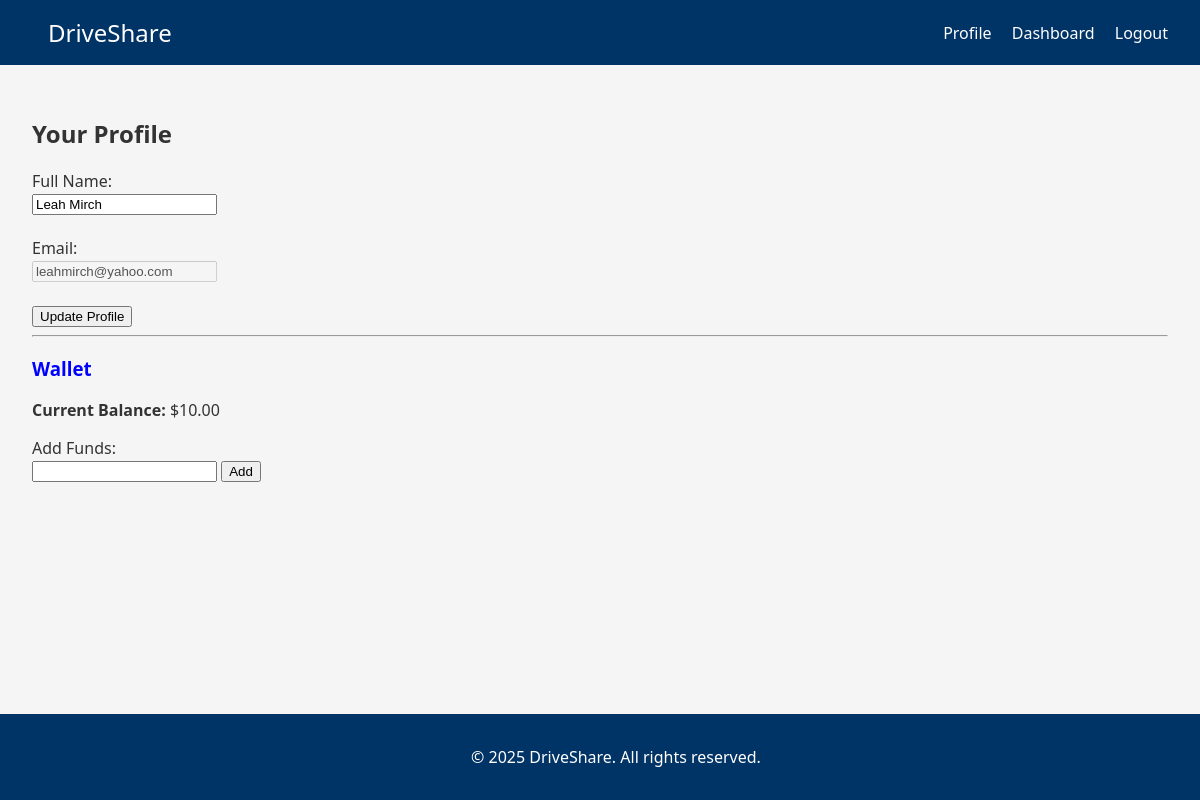
Screenshot of /profile (signed in) with the database file from the repository.
### tables this page shows
CREATE TABLE users (
                id INTEGER PRIMARY KEY AUTOINCREMENT,
                email TEXT UNIQUE NOT NULL,
                password TEXT NOT NULL,
                security_q1 TEXT NOT NULL,
                security_q2 TEXT NOT NULL,
                security_q3 TEXT NOT NULL,
                full_name TEXT,
                role TEXT DEFAULT 'user',
                balance REAL DEFAULT 0.0,
                created_at TIMESTAMP DEFAULT CURRENT_TIMESTAMP
            );

### routes.py (the view, shortened to what this page needs)
    @app.route("/profile", methods=["GET", "POST"])
    def profile():
        if not UserSession.get_instance().is_authenticated():
            flash("Please log in to view your profile.")
            return redirect(url_for("login"))
        user_id = UserSession.get_instance().user_id
        try:
            with sqlite3.connect("database.db") as conn:
                conn.row_factory = sqlite3.Row
                cursor = conn.cursor()
                cursor.execute("SELECT full_name, email, balance FROM users WHERE id = ?", (user_id,))
                user = cursor.fetchone()
                if not user:
                    flash("User not found.")
                    return redirect(url_for("dashboard"))
        except Exception as e:
            flash(f"Error retrieving profile: {str(e)}")
            return redirect(url_for("dashboard"))
        return render_template("profile.html", user=user)

### app.py (called while the page is built)
@app.context_processor
def inject_user_session():
    return dict(is_authenticated=UserSession.get_instance().is_authenticated())

### routes.py (called while the page is built)
    @staticmethod
    def get_instance():
        if UserSession._instance is None:
            UserSession()
        return UserSession._instance

    def is_authenticated(self):
        return self.user_id is not None

### templates/profile.html (shortened to what this page needs)
{% extends 'base.html' %}
{% block content %}
<h2>Your Profile</h2>
<form method="POST">
    <label>Full Name:</label><br>
    <input type="text" name="full_name" value="{{ user.full_name }}"><br><br>
    <label>Email:</label><br>
    <input type="email" name="email" value="{{ user.email }}" disabled><br><br>
    <button type="submit">Update Profile</button>
</form>
<hr>
<h3>Wallet</h3>
<p><strong>Current Balance:</strong> ${{ "%.2f"|format(user.balance or 0) }}</p>
<form method="POST" action="{{ url_for('add_funds') }}">
    <label>Add Funds:</label><br>
    <input type="number" name="amount" step="0.01" min="1" required>
    <button type="submit">Add</button>
</form>
{% endblock %}

### static/css/styles.css (style rules this page uses)
body { margin: 0; font-family: 'Segoe UI', Tahoma, Geneva, Verdana, sans-serif; background-color: #f5f5f5; color: #333; }
h3 { color: #0000FF; }

### rows the page displays
users: full_name "Leah Mirch", email "leahmirch@yahoo.com", balance "10.00"
